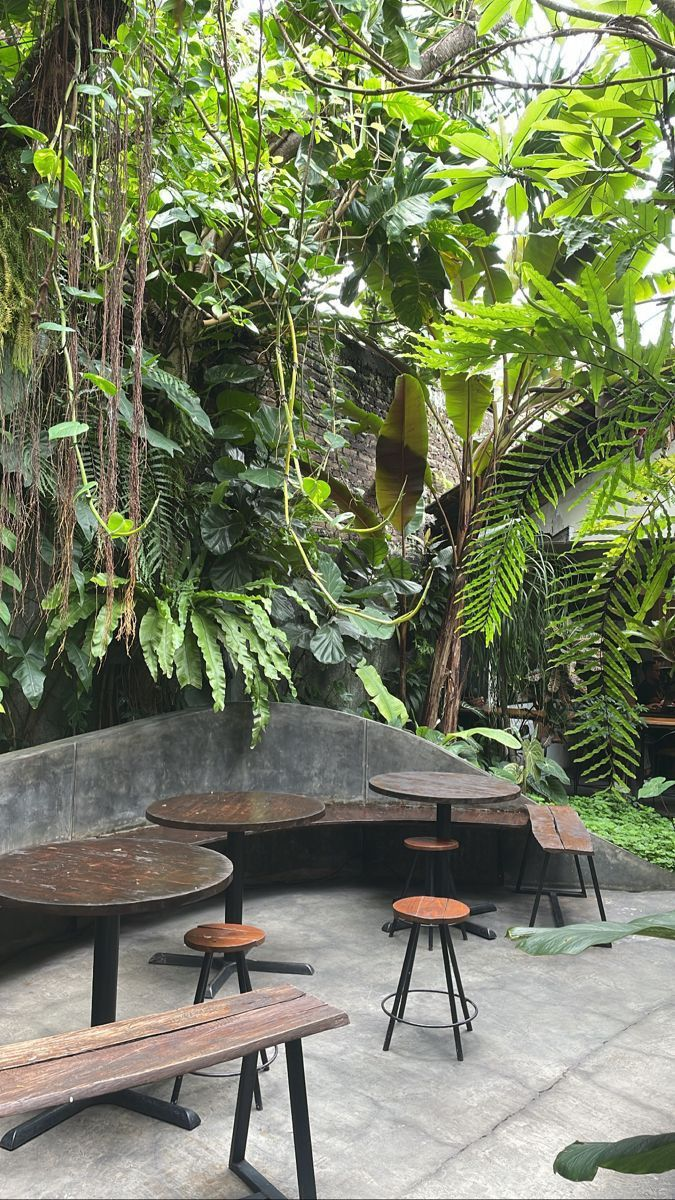
#> input picture 2_gambar.jpg, 675 x 1200 px
$ python 2_CItraClustering_KMeans.py
#> lines starting #> are read from the running program, lines starting #| are printed output that depends on the picture
import os
import imageio.v2 as imageio
import numpy as np
import matplotlib.pyplot as plt
from sklearn.cluster import KMeans

# Mengatasi masalah LOKY_MAX_CPU_COUNT
os.environ["LOKY_MAX_CPU_COUNT"] = "2"

# Membaca gambar dalam mode grayscale
image = imageio.imread('2_gambar.jpg', mode='L')  # mode='L' untuk grayscale
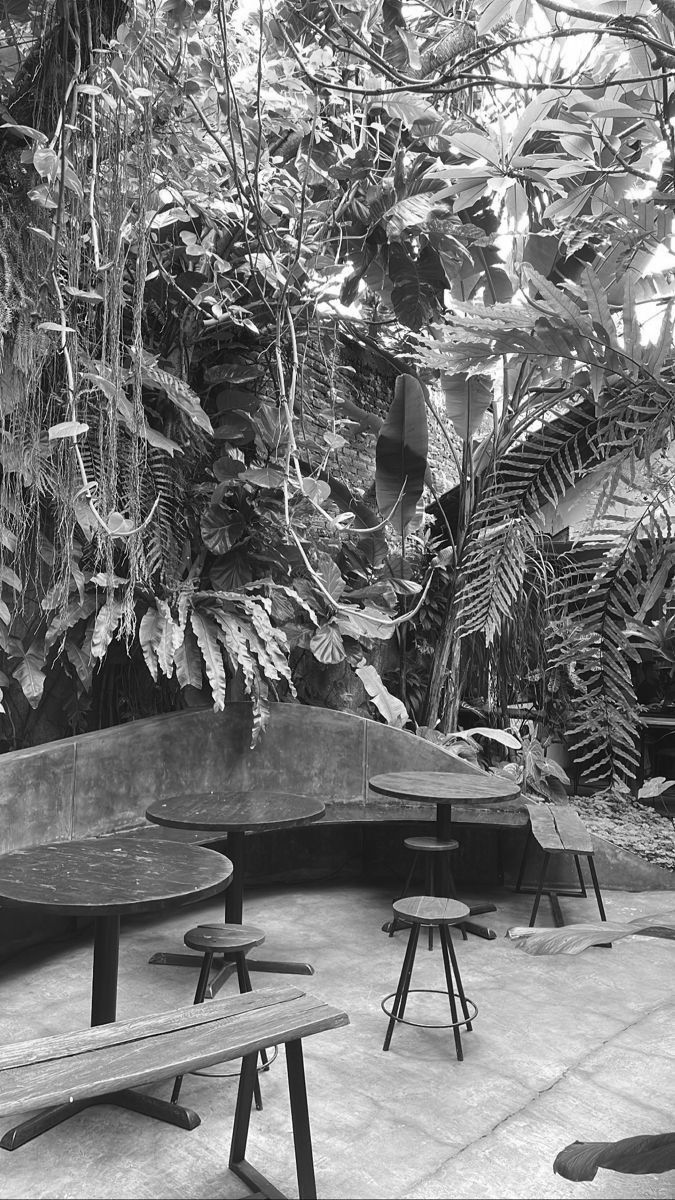
#> image: shape (1200, 675); min 0, max 255, mean 121.1
image_reshaped = image.reshape(-1, 1)

# Menggunakan K-Means untuk segmentasi dengan batasan CPU core
kmeans = KMeans(n_clusters=3, random_state=0, n_init=10)
kmeans.fit(image_reshaped)
segmented = kmeans.labels_.reshape(image.shape)

# Visualisasi hasil segmentasi
plt.figure(figsize=(10, 5))
plt.subplot(1, 2, 1)
plt.title("Original Image")
plt.imshow(image, cmap='gray')
plt.subplot(1, 2, 2)
plt.title("Segmented Image")
plt.imshow(segmented, cmap='gray')
plt.show()
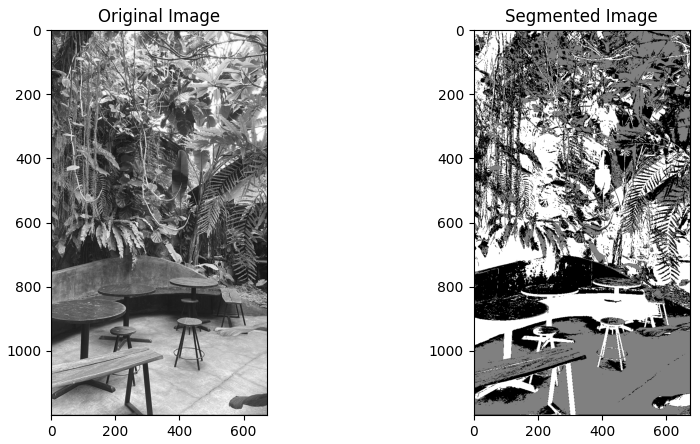
#> figure drawn by matplotlib, 2 panels

$ run again, with 1_pohon.jpg copied over 2_gambar.jpg
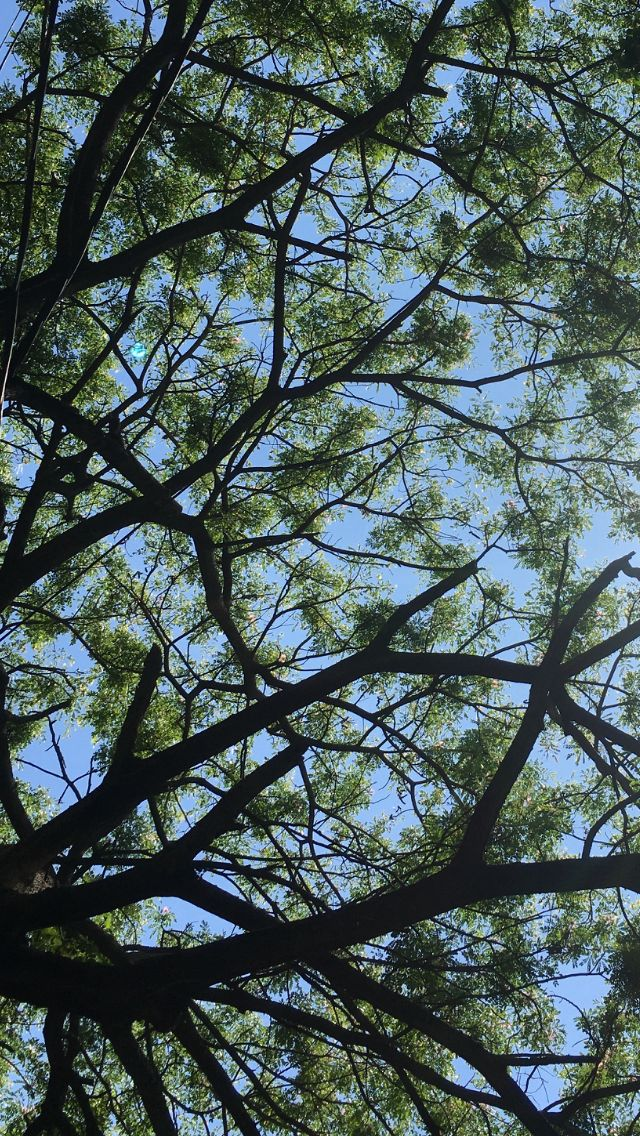
#> input picture 1_pohon.jpg, 640 x 1136 px
#> `image = imageio.imread('2_gambar.jpg', mode='L')  # mode='L' untuk gra..`:
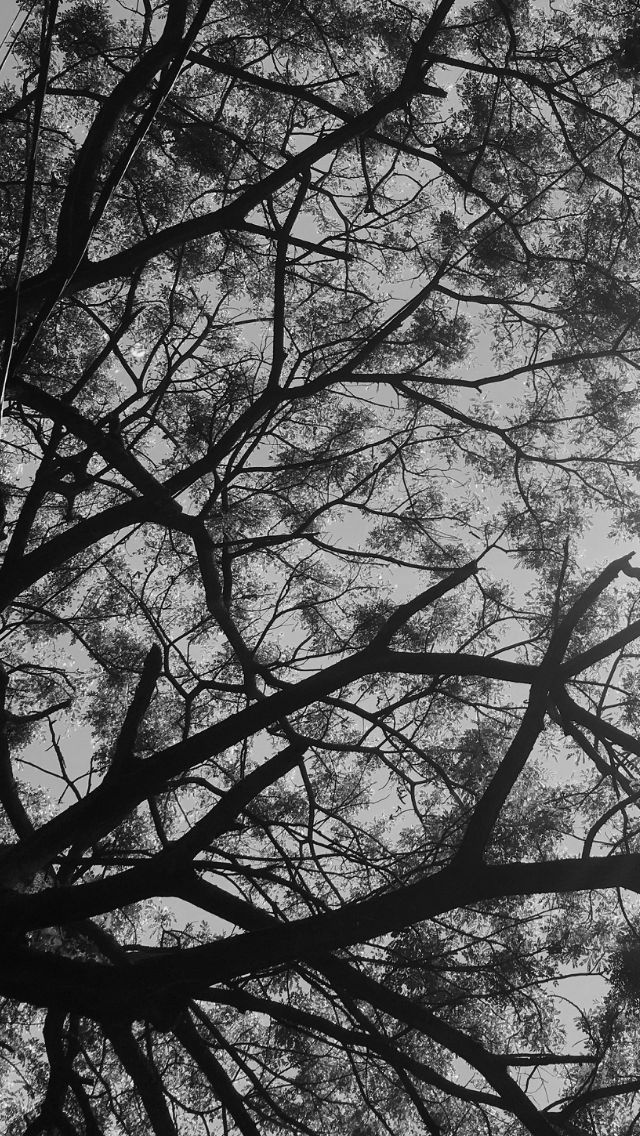
#> image: shape (1136, 640); min 0, max 255, mean 87.6
#> `plt.show()`:
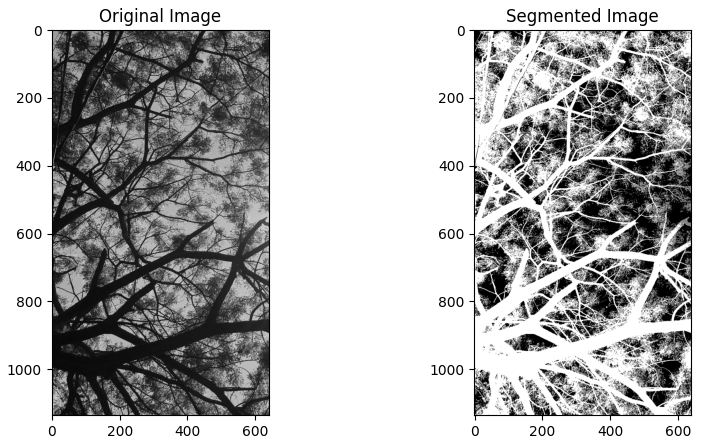
#> figure drawn by matplotlib, 2 panels
